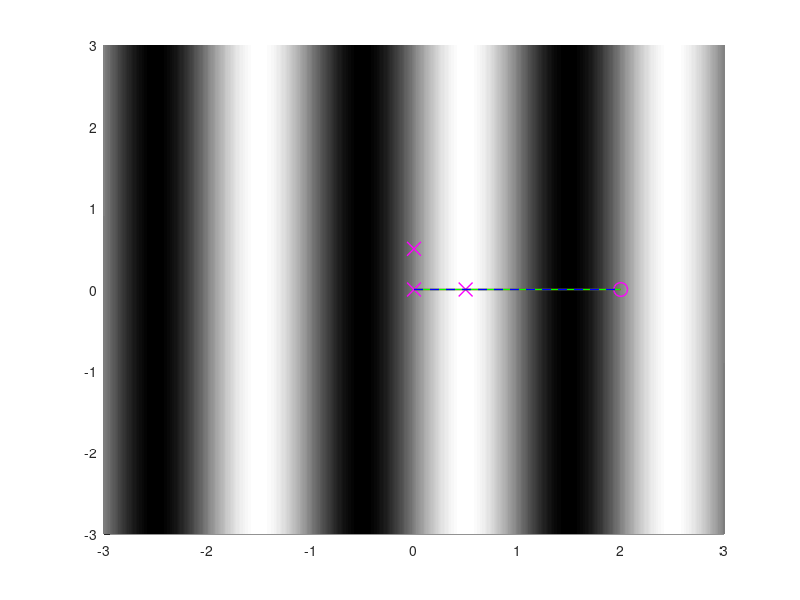

Here is the MATLAB script that generated this plot:
clear all;
close all;
clc;

interval = 3;
res = 500;

phase = 0
% phase = 2*pi*rand()

DoA_range = 0:5:360;
DoA = deg2rad(DoA_range);

lambda = 2;
d = lambda/4

% o = ones(1,res);
x = linspace(-interval,interval,res); % 1-by-100
y = linspace(-interval,interval,res)'; % 1-by-100

function res = signal(X, Y, ANG, PHASE, LAMBDA)
	res = sin((2*pi/LAMBDA)*(sin(ANG)*Y+cos(ANG)*X+PHASE));
endfunction

fig = figure();

for DoA = [DoA_range DoA_range]
	doa = deg2rad(DoA);

	z = signal(x, y, doa, phase, lambda); % 100-by-100

	array_x = [0 0 d];
	array_y = [0 d 0];


	A = signal(array_x, array_y, doa, phase, lambda);
	% [A00_sig Ad0_sig A0d_sig] = [A(1:3)]

	A00_sig = A(1);
	Ad0_sig = A(3);
	A0d_sig = A(2);

	% A00_sig = signal(0, 0, doa, phase, lambda);
	% Ad0_sig = signal(d, 0, doa, phase, lambda);
	% A0d_sig = signal(0, d, doa, phase, lambda);

	A00_phi = asin(A00_sig);
	Ad0_phi = asin(Ad0_sig);
	A0d_phi = asin(A0d_sig);

	delta_phi_x = Ad0_phi - A00_phi;
	delta_phi_y = A0d_phi - A00_phi;

	r_x = delta_phi_x * lambda/(2*pi);
	r_y = delta_phi_y * lambda/(2*pi);

	componente_x = r_x/d;
	componente_y = r_y/d;

	angle_of_arrival_x = acos(componente_x);
	angle_of_arrival_y = asin(componente_y);

	% printf("direction_of_arrival = %.0f\n",rad2deg(doa));
	% printf("angle_of_arrival_x = %.0f\n",rad2deg(angle_of_arrival_x));
	% printf("angle_of_arrival_y = %.0f\n\n",rad2deg(angle_of_arrival_y));

	arrow_x_x = lambda*cos(angle_of_arrival_x);
	arrow_x_y = lambda*sin(angle_of_arrival_x);

	arrow_y_x = lambda*cos(angle_of_arrival_y);
	arrow_y_y = lambda*sin(angle_of_arrival_y);

	DoA_x = lambda*cos(doa);
	DoA_y = lambda*sin(doa);

	clf;
	hold on;

	% colormap("jet");
	colormap("gray");
	% xlabel("x");
	% ylabel("y");
	% colorbar();
	axis([-interval interval -interval interval])

	imagesc(x,y,z);
	plot(array_x, array_y,"xm", "linewidth", 1, "markersize", 10)
	plot(lambda*componente_x, lambda*componente_y,"om", "linewidth", 1, "markersize", 10)
	plot([0 arrow_x_x], [0 arrow_x_y],"-r", "linewidth", 1, "markersize", 10)
	plot([0 arrow_y_x], [0 arrow_y_y],"-g", "linewidth", 1, "markersize", 10)
	plot([0 DoA_x], [0 DoA_y],"--b", "linewidth", 1, "markersize", 10)
	hold off;

	% saveas(fig, 'heatplot.png');
	% savefig (fig, 'heatplot.fig', "compact");

	pause(0.001)

endfor









